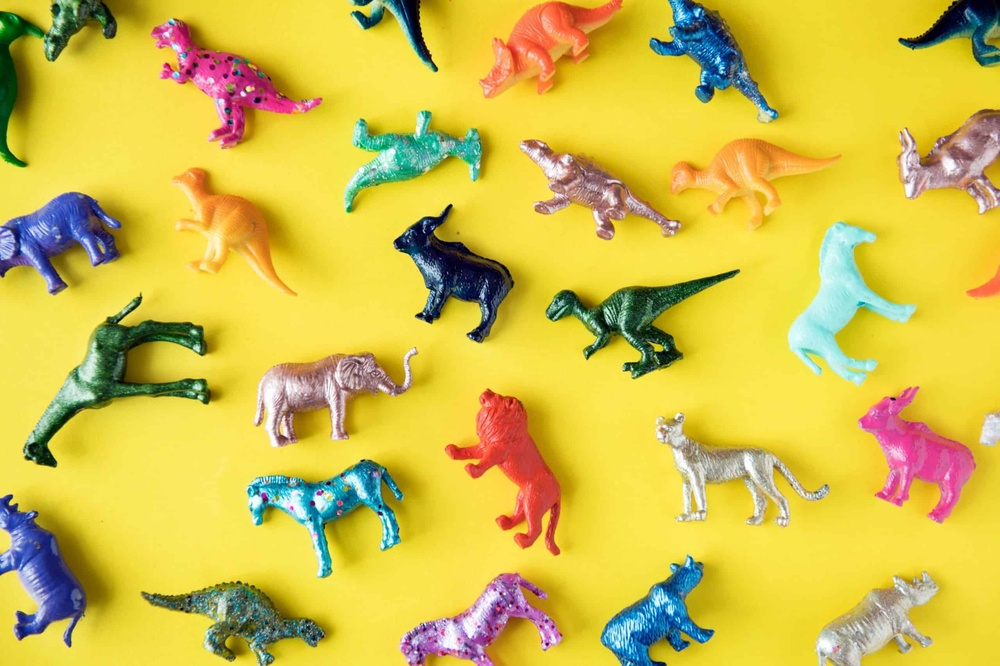
#> input picture segment.jpg, 1000 x 666 px, shrunk from 2560 x 1705 before the run, found by its file name
$ python main.py
#> lines starting #> are read from the running program, lines starting #| are printed output that depends on the picture; after the words box and inside, x2 and y2 are one past the last pixel; in counts of white or black regions, pixels touching at a corner belong together
import numpy as np
import ast
import cv2 as cv

# [80 lines left out: functions next_cell, border_follow, not called in this run]


def raster_scan(img):
    rows, cols, c = img.shape
    LNBD = 1
    NBD = 1
    contours = []
    parent = []
    parent.append(-1)
    border_type = []
    border_type.append(0)
    for i in range(1, rows - 1):
        LNBD = 1
        for j in range(1, cols - 1):
            if img[i][j] == 1 and img[i][j - 1] == 0:
                NBD += 1
                direction = 2
                parent.append(LNBD)
                contour = border_follow(img, [i, j], [i, j - 1], direction, NBD)
                contours.append(contour)
                border_type.append(1)
                if border_type[NBD - 2] == 1:
                    parent.append(parent[NBD - 2])
                else:
                    if img[i][j] != 1: LNBD = abs(img[i][j])
            elif img[i][j] >= 1 and img[i][j + 1] == 0:
                NBD += 1
                direction = 0
                if img[i][j] > 1: LNBD = img[i][j]
                parent.append(LNBD)
                contour = border_follow(img, [i, j], [i, j + 1], direction, NBD)
                contours.append(contour)
                border_type.append(0)
                if border_type[NBD - 2] == 0:
                    parent.append(parent[NBD - 2])
                else:
                    if img[i][j] != 1: LNBD = abs(img[i][j])
    return contours, parent, border_type


img = cv.imread('segment.jpg')
#> img is the input picture: shape (666, 1000, 3); mean B, G, R 73.9, 191, 212.1
img = np.asarray(img)
gray_img = cv.cvtColor(img, cv.COLOR_BGR2GRAY)
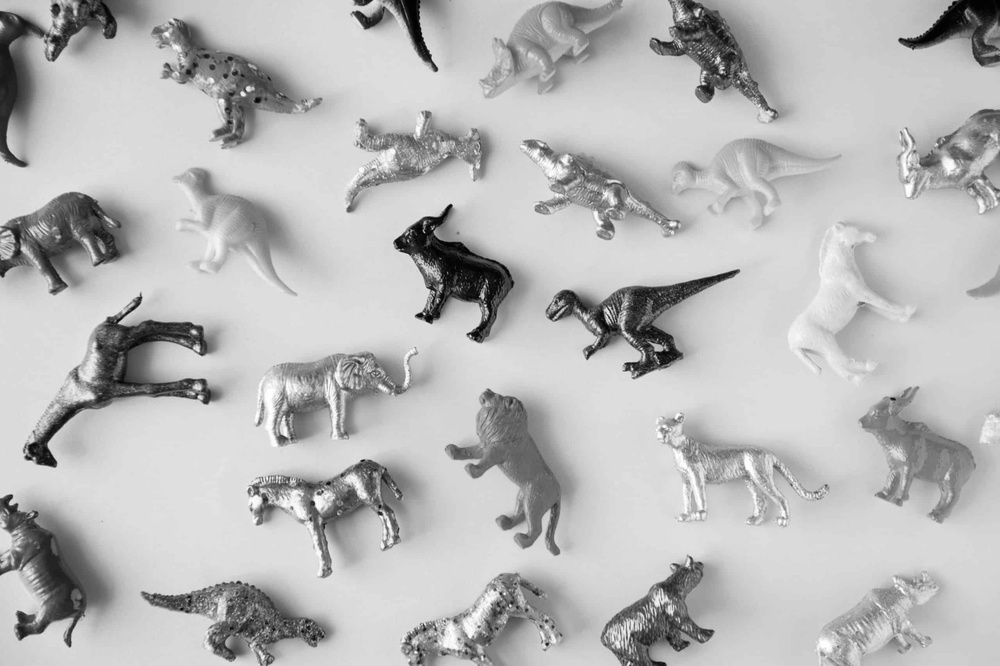
#> gray_img: shape (666, 1000); min 1, max 255, mean 184
print(gray_img.shape)
#| (666, 1000)
ret, thresh = cv.threshold(gray_img, 127, 255, 0)
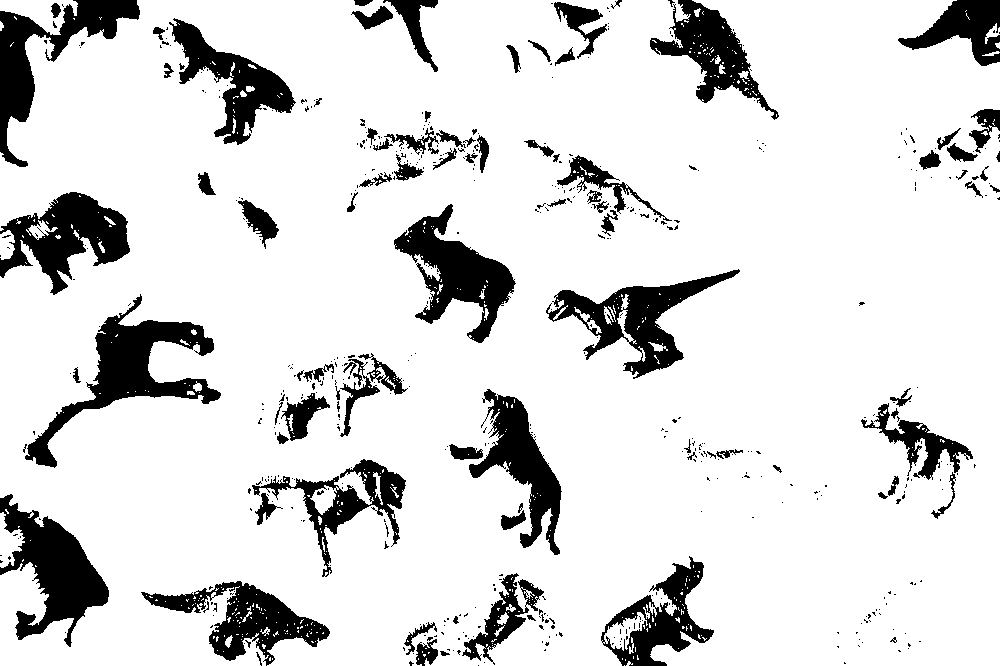
#> thresh: shape (666, 1000); 85.9% white; 541 black regions (450 under 20 px), largest, box (x1, y1, x2, y2) and area: (25, 294, 221, 468) 7861, (0, 494, 109, 647) 7106, (394, 204, 516, 343) 6497

contours, parent, border_type = raster_scan(img)
#> after the loop in raster_scan, `for i in range(1, rows - 1):`: NBD = 1; border_type = [0]; contours = []; parent = [-1]
#> (the run stopped early here; a loop or call above may not have finished)
